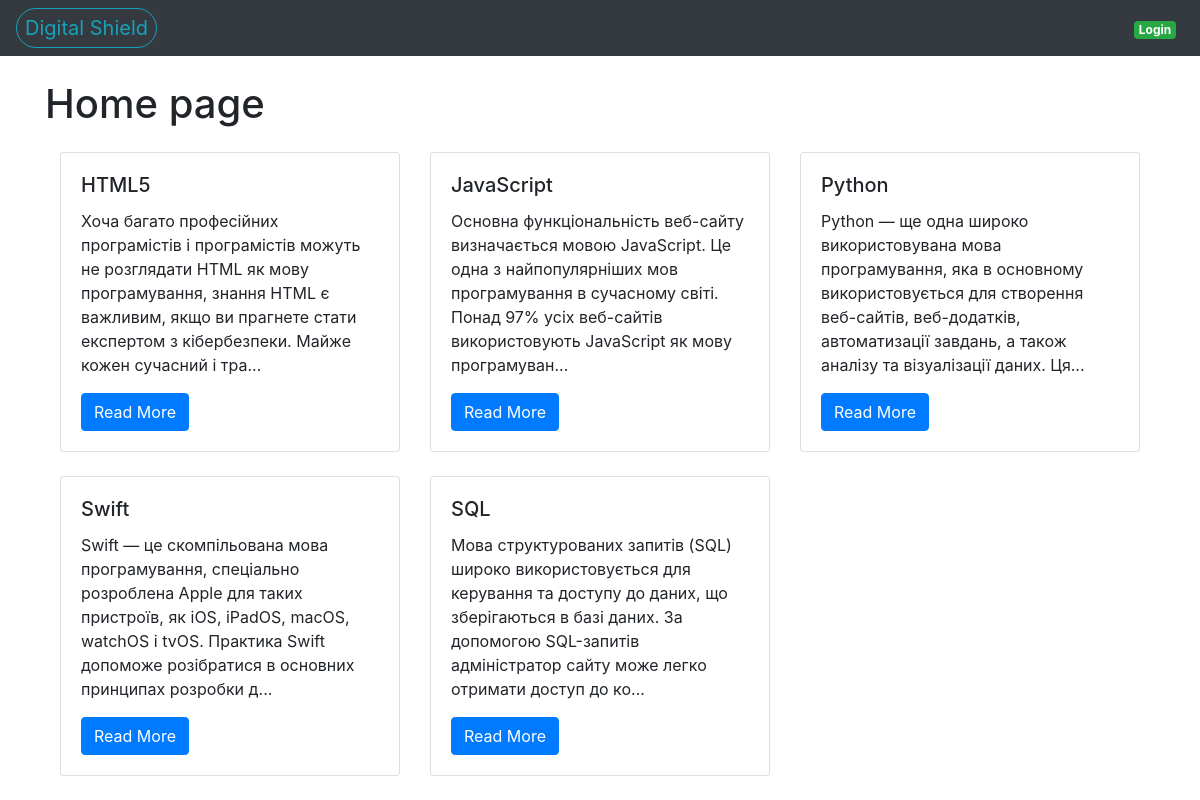
The page / on the database its author committed.
### blog/models.py (models this page shows, shortened)
class Post(models.Model):
    title = models.CharField('Заголовок записи', max_length=150)
    description = models.TextField('Текст записи')
    author = models.CharField('Имя автора', max_length=100)
    date = models.DateField('Дата публикации')
    def short_text(self):
        return self.description[:200]
    class Meta:
        verbose_name = 'Запись'
        verbose_name_plural = 'Записи'

### blog/views.py (the view)
# urls.py: path('',views.PostView.as_view(), name='home'),
class PostView(View):
    def get(self, request):
        posts = Post.objects.all()
        return render(request, 'blog/blog.html', {'post_list': posts})

### templates/blog/blog.html
{% extends 'blog/base.html' %}
{% block content_title %}Home page{% endblock %}
{% block content %}
    <div class="container mt-4">
        <div class="row">
            {% for post in post_list %}
                <div class="col-lg-4 mb-4">
                    <div class="card">
                        <div class="card-body">
                            <h5 class="card-title">{{ post.title }}</h5>
                            <p class="card-text">{{ post.short_text }}...</p>
                            <a href="{% url 'post-detail' post.id %}" class="btn btn-primary">Read More</a>
                        </div>
                    </div>
                </div>
            {% endfor %}
        </div>
    </div>
{% endblock %}

### templates/blog/base.html (shortened to what this page needs)
{% load static %}
<!DOCTYPE html>
<html lang="en">
<head>
    <link rel="stylesheet" href="https://stackpath.bootstrapcdn.com/bootstrap/4.5.2/css/bootstrap.min.css">
</head>
<body>
<nav class="navbar navbar-expand-lg navbar-dark bg-dark">
    <a class="navbar-brand text-info border border-info rounded-pill px-2 py-1" href="/">Digital Shield</a>
    <div class="collapse navbar-collapse" id="navbarNav">
        <ul class="navbar-nav ml-auto">
            {% if user.is_authenticated %}
                    {%if user.is_staff%}
                        <li class="nav-item">
                            <a class="nav-link" href="/admin">Control Panel Admin</a>
                        </li>
                        <li class="nav-item">
                            <a class="nav-link" href="{% url 'user_list'%}">Users</a>
                        </li>
                    {%endif%}
                <li class="nav-item">
                    <a class="nav-link" href="{% url 'profile' %}">
                        <span class="badge badge-info">{{ user.username }}</span>
                    </a>
                </li>
                <li class="nav-item">
                    <a class="nav-link" href="{% url 'create' %}">
                        <span class="badge badge-success">Add Post</span>
                    </a>
                </li>
                <li class="nav-item">
                    <form method="post" action="{% url 'logout' %}">
                        {% csrf_token %}
                        <button type="submit" class="btn"  style="margin-top: 2px;">
                            <span class="badge badge-danger">Logout</span>
                        </button>
                    </form>
                </li>
            {% else %}
                    <li class="nav-item">
                        <a class="nav-link" href="{% url 'login' %}">
                            <span class="badge badge-success">Login</span>
                        </a>
                    </li>
            {% endif %}
        </ul>
    </div>
</nav>
<div class="container mt-4">
    <div class="row">
        <div class="col-lg-12">
            <h1>{% block content_title %}{% endblock %}</h1>
            {% block content %}
            {% endblock %}
        </div>
    </div>
</div>
</body>
</html>

### rows shown on the page
Post: title "HTML5", short_text "Хоча багато професійних програмістів і програмістів можуть не розглядати HTML як мову програмування, знання HTML є важливим, якщо ви прагнете стати експертом з кібербезпеки. Майже кожен сучасний і тра"
Post: title "JavaScript", short_text "Основна функціональність веб-сайту визначається мовою JavaScript. Це одна з найпопулярніших мов програмування в сучасному світі. Понад 97% усіх веб-сайтів використовують JavaScript як мову програмуван"
Post: title "Python", short_text "Python — ще одна широко використовувана мова програмування, яка в основному використовується для створення веб-сайтів, веб-додатків, автоматизації завдань, а також аналізу та візуалізації даних. Ця"
Post: title "Swift", short_text "Swift — це скомпільована мова програмування, спеціально розроблена Apple для таких пристроїв, як iOS, iPadOS, macOS, watchOS і tvOS. Практика Swift допоможе розібратися в основних принципах розробки д"
Post: title "SQL", short_text "Мова структурованих запитів (SQL) широко використовується для керування та доступу до даних, що зберігаються в базі даних. За допомогою SQL-запитів адміністратор сайту може легко отримати доступ до ко"
